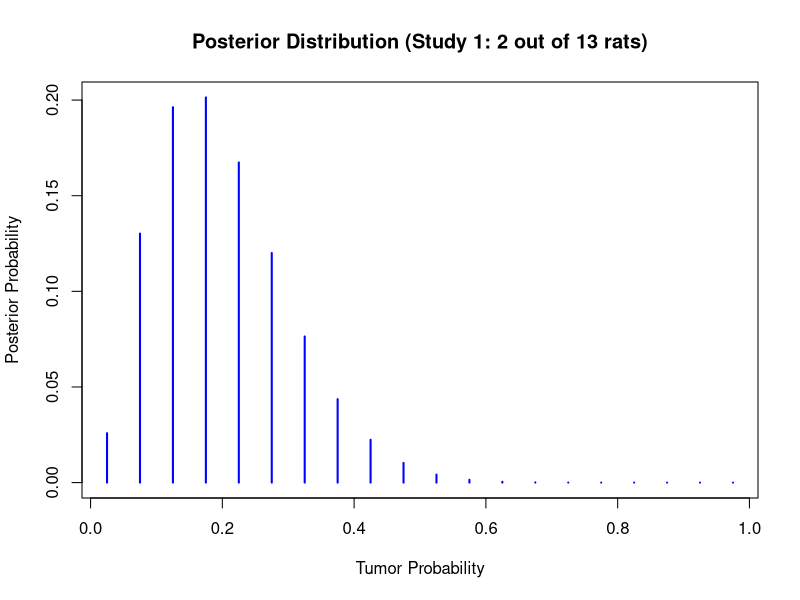
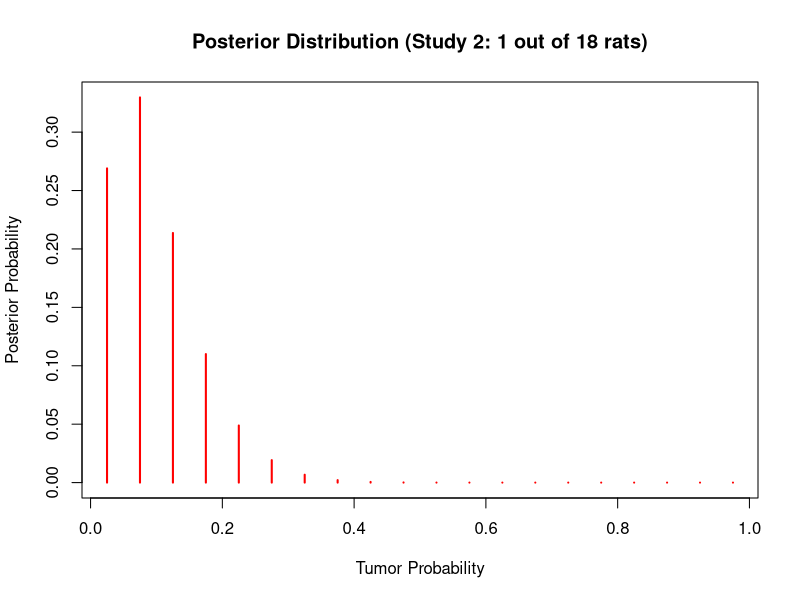
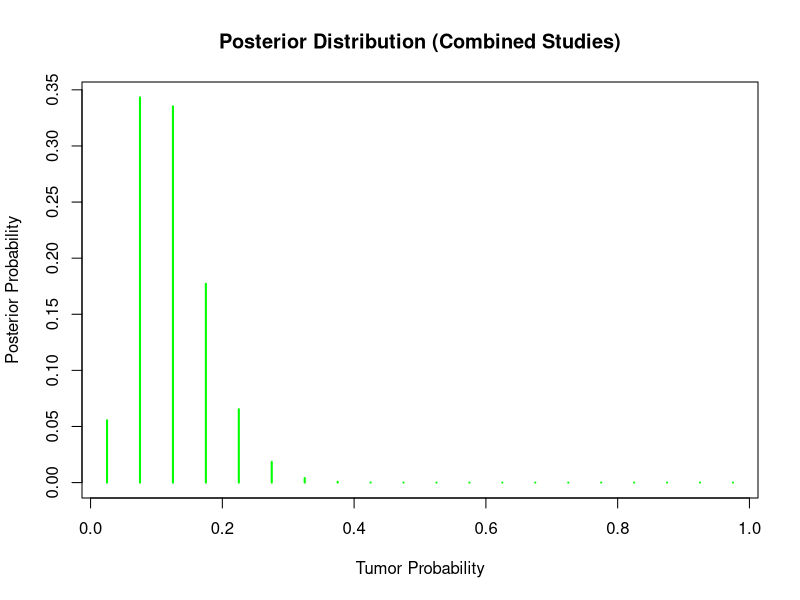
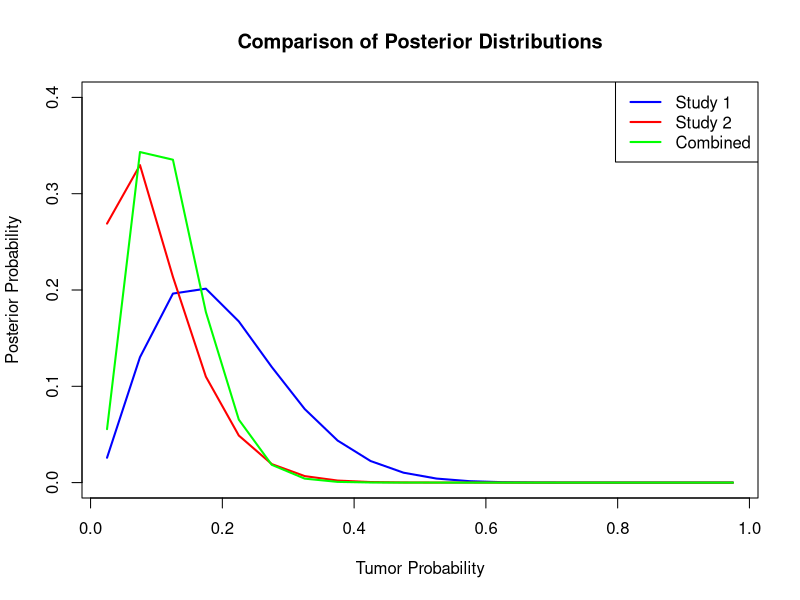
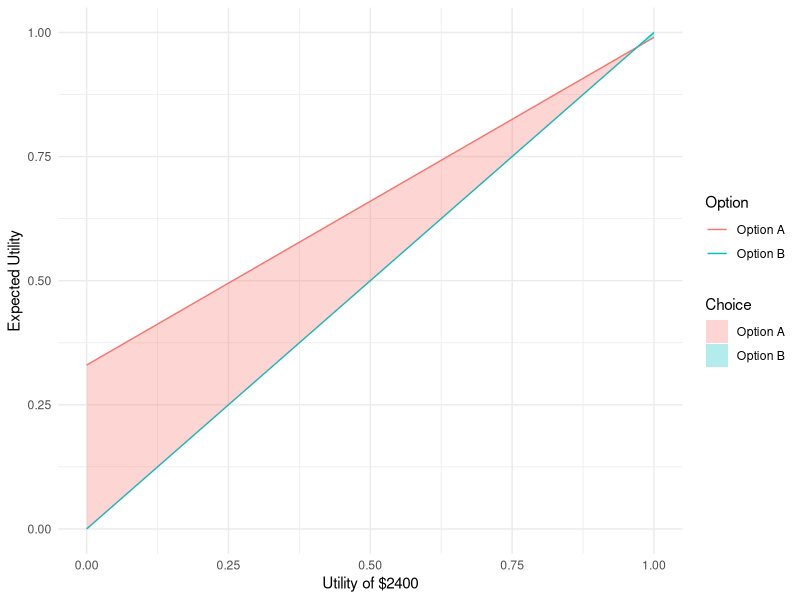
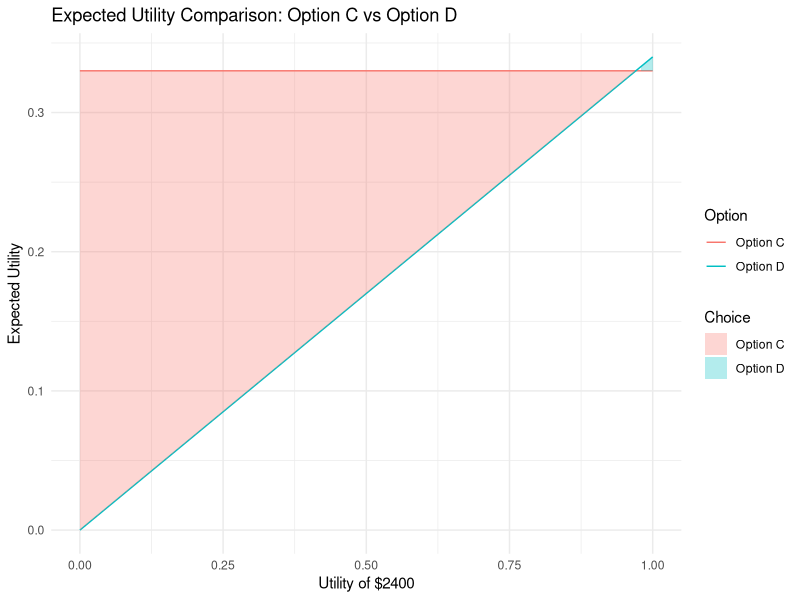

The R source for these figures, in order:
## ---- chunk 1
knitr::opts_chunk$set(echo = TRUE)
## ---- chunk 2
library(ggplot2)
## ---- chunk 3
#define x1 and n1
x1 <- 2  # number of rats with tumors
n1 <- 13  # total number of rats
## ---- chunk 4
#define values of p
p_values <- seq(0.025, 0.975, by = 0.05)  # tumor probabilities

#define prior probability function
prior <- rep(1/length(p_values), length(p_values))  # uniform prior

#view results
cat('\n P = ', p_values,
    '\n  ',
    '\n Prior Probabilities = ', prior)
## ---- chunk 5
#define likelihood function
likelihood <- dbinom(x1, size = n1, prob = p_values) 

#view results
cat('Likelihoods: ', likelihood)
## ---- chunk 6
#product of likelihood and prior
unnormalized_posterior <- likelihood * prior

#normalise
posterior <- unnormalized_posterior / sum(unnormalized_posterior) 

#view result
cat('Posterior:', posterior)
## ---- chunk 7
plot(p_values, posterior, type = "h", col = "blue", lwd = 2, 
     xlab = "Tumor Probability", ylab = "Posterior Probability",
     main = "Posterior Distribution (Study 1: 2 out of 13 rats)")

## ---- chunk 8
#define x2 and n2 
x2 <- 1  # number of rats with tumors
n2 <- 18  # total number of rats
## ---- chunk 9
#view prior probabilities
cat('prior probabilities: ', prior)
## ---- chunk 10
#define the likelihood
likelihood_2 <- dbinom(x2, size = n2, prob = p_values)

#view result
cat('likelihood: ', likelihood_2)
## ---- chunk 11
#compute posterior
unnormalized_posterior_2 <- likelihood_2 * prior

#normalise result
posterior_2 <- unnormalized_posterior_2 / sum(unnormalized_posterior_2)

#view result
cat('Posterior Probabilities: ', posterior_2)
## ---- chunk 12
plot(p_values, posterior_2, type = "h", col = "red", lwd = 2, 
     xlab = "Tumor Probability", ylab = "Posterior Probability",
     main = "Posterior Distribution (Study 2: 1 out of 18 rats)")

## ---- chunk 13
#View parameters
cat('\n x1: ', x1,
    '\n n1: ', n1,
    '\n x2: ', x2,
    '\n n2: ', n2)
## ---- chunk 14
#define combined likelihood
combined_likelihood <- dbinom(x1, size = n1, prob = p_values) * dbinom(x2, size = n2, prob = p_values)

#view results
cat('Combined Likelihood: ', combined_likelihood)
## ---- chunk 15
#view prior probabilites
cat('prior probabilities: ', prior)
## ---- chunk 16
#compute the posterior probabilities
unnormalized_posterior_combined <- combined_likelihood * prior

#normalised
posterior_combined <- unnormalized_posterior_combined / sum(unnormalized_posterior_combined)

#view results
cat('Posterior Probabilities: ', posterior_combined)
## ---- chunk 17
plot(p_values, posterior_combined, type = "h", col = "green", lwd = 2, 
     xlab = "Tumor Probability", ylab = "Posterior Probability",
     main = "Posterior Distribution (Combined Studies)")

## ---- chunk 18
plot(p_values, posterior, type = "l", col = "blue", lwd = 2, 
     xlab = "Tumor Probability", ylab = "Posterior Probability", 
     main = "Comparison of Posterior Distributions", ylim = c(0, 0.40))
lines(p_values, posterior_2, col = "red", lwd = 2)
lines(p_values, posterior_combined, col = "green", lwd = 2)
legend("topright", legend = c("Study 1", "Study 2", "Combined"),
       col = c("blue", "red", "green"), lwd = 2)
## ---- chunk 19
# Function to calculate the expected utility for Option A in Gamble 1
expected_utility_A1 <- function(u_2400) {
  p_2500_A1 <- 0.33
  p_2400_A1 <- 0.66
  p_0_A1 <- 0.01
  
  # Expected utility of Option A in Gamble 1
  expected_utility <- p_2500_A1 * u_2500 + p_2400_A1 * u_2400 + p_0_A1 * u_0
  return(expected_utility)
}
## ---- chunk 20
# Function to calculate the expected utility for Option B in Gamble 1
expected_utility_B1 <- function(u_2400) {
  # Option B has a certainty of $2400
  expected_utility <- u_2400
  return(expected_utility)
}
## ---- chunk 21
#computation
result <- 0.33/0.34

#view result
cat('U(2400): ', result)
## ---- chunk 22
# Define the range of u(2400) values to check
u_2400_values <- seq(0, 1, by = 0.01)

# Define global values for u_2500 and u_0
u_2500 <- 1  # Utility of $2500
u_0 <- 0     # Utility of $0

# Compare the expected utilities for Gamble 1 (Options A and B)
cat("Gamble 1 Comparison (Option A vs Option B):\n")
for (u_2400 in u_2400_values) {
  EU_A1 <- expected_utility_A1(u_2400)
  EU_B1 <- expected_utility_B1(u_2400)
  
  if (EU_A1 > EU_B1) {
    cat(sprintf("For u(2400) = %.2f, choose Option A (EU_A1 = %.2f, EU_B1 = %.2f)\n", u_2400, EU_A1, EU_B1))
  } else {
    cat(sprintf("For u(2400) = %.2f, choose Option B (EU_A1 = %.2f, EU_B1 = %.2f)\n", u_2400, EU_A1, EU_B1))
  }
}

## ---- chunk 23
# Create a data frame for plotting
u_2400_values <- seq(0, 1, by = 0.01)
EU_A1_values <- sapply(u_2400_values, expected_utility_A1)
EU_B1_values <- sapply(u_2400_values, expected_utility_B1)

data <- data.frame(
  u_2400 = u_2400_values,
  EU_A1 = EU_A1_values,
  EU_B1 = EU_B1_values,
  Choice = ifelse(EU_A1_values > EU_B1_values, "Option A", "Option B")
)

# Create the plot
ggplot(data, aes(x = u_2400)) +
  geom_line(aes(y = EU_A1, color = "Option A")) +
  geom_line(aes(y = EU_B1, color = "Option B")) +
  geom_ribbon(aes(ymin = pmin(EU_A1, EU_B1), ymax = pmax(EU_A1, EU_B1), fill = Choice), alpha = 0.3) +
  labs(x = "Utility of $2400", y = "Expected Utility", color = "Option", fill = "Choice") +
  theme_minimal()

## ---- chunk 24
# Function to calculate the expected utility for Option C in Gamble 2
expected_utility_C2 <- function() {
  p_2500_C2 <- 0.33
  p_0_C2 <- 0.67
  
  # Expected utility of Option C in Gamble 2
  expected_utility <- p_2500_C2 * u_2500 + p_0_C2 * u_0
  return(expected_utility)
}
## ---- chunk 25
# Function to calculate the expected utility for Option D in Gamble 2
expected_utility_D2 <- function(u_2400) {
  p_2400_D2 <- 0.34
  p_0_D2 <- 0.66
  
  # Expected utility of Option D in Gamble 2
  expected_utility <- p_2400_D2 * u_2400 + p_0_D2 * u_0
  return(expected_utility)
}
## ---- chunk 26
#computation
result <- 0.33/0.34

#view result
cat('U(2400): ', result)
## ---- chunk 27
# Compare the expected utilities for Gamble 2 (Options C and D)
cat("\nGamble 2 Comparison (Option C vs Option D):\n")
EU_C2 <- expected_utility_C2()  # This doesn't depend on u(2400), so we calculate it once
for (u_2400 in u_2400_values) {
  EU_D2 <- expected_utility_D2(u_2400)
  
  if (EU_C2 > EU_D2) {
    cat(sprintf("For u(2400) = %.2f, choose Option C (EU_C2 = %.2f, EU_D2 = %.2f)\n", u_2400, EU_C2, EU_D2))
  } else {
    cat(sprintf("For u(2400) = %.2f, choose Option D (EU_C2 = %.2f, EU_D2 = %.2f)\n", u_2400, EU_C2, EU_D2))
  }
}

## ---- chunk 28
# Define the range of u(2400) values
u_2400_values <- seq(0, 1, by = 0.01)

# Calculate expected utilities for Option C (constant) and Option D (depends on u(2400))
EU_C2 <- expected_utility_C2()  # This doesn't depend on u(2400), so we calculate it once
EU_D2_values <- sapply(u_2400_values, expected_utility_D2)

# Create a data frame for plotting
data_c_d <- data.frame(
  u_2400 = u_2400_values,
  EU_C2 = rep(EU_C2, length(u_2400_values)),  # Repeat the constant value for plotting
  EU_D2 = EU_D2_values,
  Choice = ifelse(EU_C2 > EU_D2_values, "Option C", "Option D")
)

# Load ggplot2 package for plotting
library(ggplot2)

# Create the plot
ggplot(data_c_d, aes(x = u_2400)) +
  geom_line(aes(y = EU_C2, color = "Option C")) +
  geom_line(aes(y = EU_D2, color = "Option D")) +
  geom_ribbon(aes(ymin = pmin(EU_C2, EU_D2), ymax = pmax(EU_C2, EU_D2), fill = Choice), alpha = 0.3) +
  labs(x = "Utility of $2400", y = "Expected Utility", color = "Option", fill = "Choice") +
  theme_minimal() +
  ggtitle("Expected Utility Comparison: Option C vs Option D")


